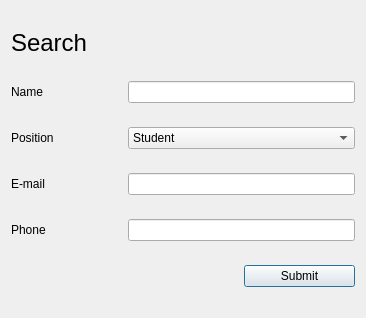
<?xml version="1.0" encoding="UTF-8"?>
<ui version="4.0">
 <class>SearchDialog</class>
 <widget class="QDialog" name="SearchDialog">
  <property name="geometry">
   <rect>
    <x>0</x>
    <y>0</y>
    <width>366</width>
    <height>318</height>
   </rect>
  </property>
  <property name="windowTitle">
   <string>Search</string>
  </property>
  <layout class="QGridLayout" name="gridLayout">
   <item row="0" column="0" colspan="2">
    <widget class="QLabel" name="label">
     <property name="sizePolicy">
      <sizepolicy hsizetype="Fixed" vsizetype="Fixed">
       <horstretch>0</horstretch>
       <verstretch>0</verstretch>
      </sizepolicy>
     </property>
     <property name="font">
      <font>
       <pointsize>18</pointsize>
      </font>
     </property>
     <property name="text">
      <string>Search</string>
     </property>
    </widget>
   </item>
   <item row="1" column="0">
    <widget class="QLabel" name="PClassLabel">
     <property name="text">
      <string>Name</string>
     </property>
    </widget>
   </item>
   <item row="1" column="1" colspan="2">
    <widget class="QLineEdit" name="nameLineEdit"/>
   </item>
   <item row="2" column="0">
    <widget class="QLabel" name="nameLabel">
     <property name="text">
      <string>Position</string>
     </property>
    </widget>
   </item>
   <item row="2" column="1" colspan="2">
    <widget class="QComboBox" name="comboBox_2">
     <item>
      <property name="text">
       <string>Student</string>
      </property>
     </item>
     <item>
      <property name="text">
       <string>Teacher</string>
      </property>
     </item>
     <item>
      <property name="text">
       <string>Academic</string>
      </property>
     </item>
     <item>
      <property name="text">
       <string>Study office</string>
      </property>
     </item>
     <item>
      <property name="text">
       <string>Service staff</string>
      </property>
     </item>
     <item>
      <property name="text">
       <string>Lecturer</string>
      </property>
     </item>
    </widget>
   </item>
   <item row="3" column="0">
    <widget class="QLabel" name="label_4">
     <property name="text">
      <string>E-mail</string>
     </property>
    </widget>
   </item>
   <item row="3" column="1" colspan="2">
    <widget class="QLineEdit" name="lineEdit_2"/>
   </item>
   <item row="4" column="0">
    <widget class="QLabel" name="label_5">
     <property name="text">
      <string>Phone</string>
     </property>
    </widget>
   </item>
   <item row="4" column="1" colspan="2">
    <widget class="QLineEdit" name="lineEdit_3"/>
   </item>
   <item row="5" column="2">
    <widget class="QPushButton" name="pushButton">
     <property name="text">
      <string>Submit</string>
     </property>
    </widget>
   </item>
  </layout>
 </widget>
 <resources/>
 <connections/>
</ui>
